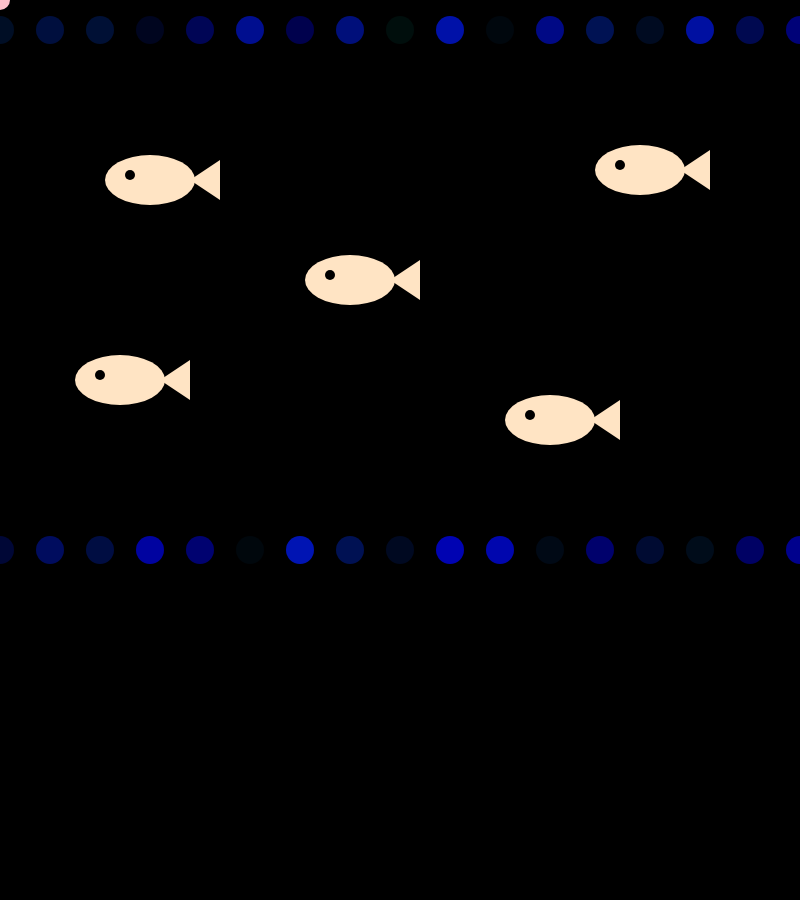
Frame 1 (no input)
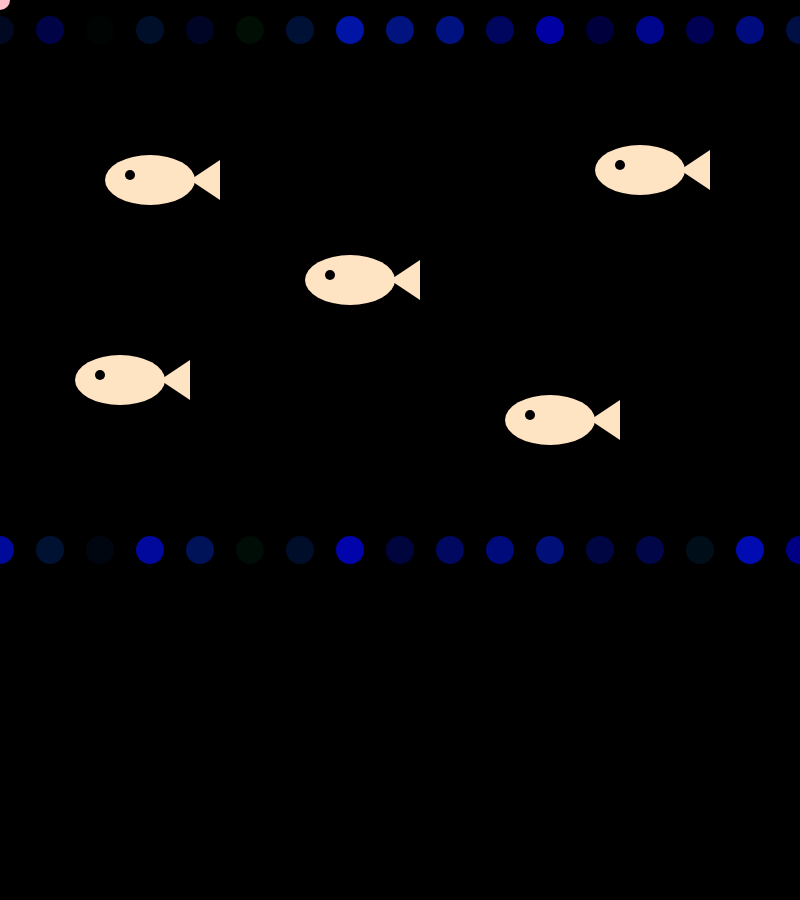
Frame 60 (no input)
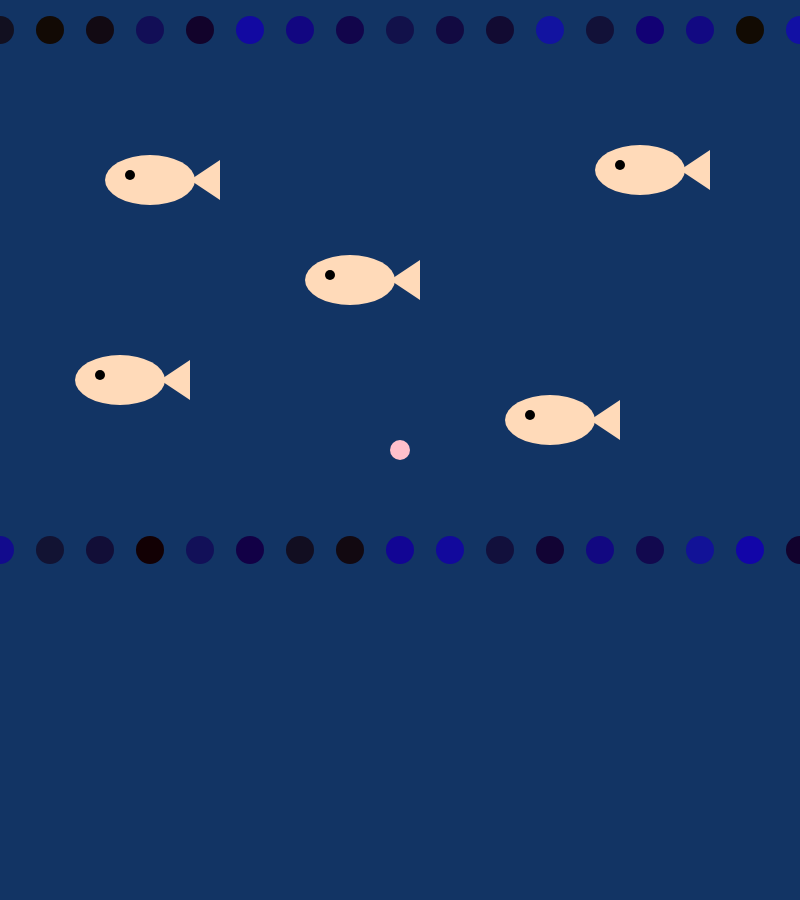
Frame 120 (the mouse pressed at the canvas centre since frame 60)

The p5.js sketch that drew these frames (run headless with seeded random() and noise() and a simulated clock; from frame 60 on, the mouse is pressed at the canvas centre):

// p5.js sketch
// ── sketch.js
var r =0;
var g =0;
var b =0;
var bubblesize =28;

var bodyCol="Bisque";




function setup() {
  // put setup code here
 createCanvas(800,900);
 }



function draw() {
  // put drawing code herebackground(36, 93, 199);
  r = map(mouseX, 0,800, 0 ,36)
  g = map (mouseY, 0, 800, 0, 93 );
  b = map(mouseX, 0 , 800, 0 ,199);
background(r,g,b);


//circle for mouse
fill("pink");
noStroke();
  ellipse(mouseX, mouseY, 20, 20)





//flashing circles
for (var x =0; x <= width; x = x+50){
  fill(r, random(20), random(180));
  noStroke();
  ellipse(x, 30,bubblesize,bubblesize);
}// top line of small circles

for (var x =0; x <= width; x = x+50){
    fill(r, random(20), random(180));
    noStroke();
  ellipse(x, 550,bubblesize,bubblesize);
}// ground line of small circles

//here start drwaing fishes
fishes(150,180,50);

fishes(350,280,50);

fishes(120,380,50);

fishes(640,170,50);

fishes(550,420,50);

function fishes(x, y, size){

 fill(bodyCol);
  ellipse(x, y, size+40, size)


 fill(0);
  ellipse(x-20, y-5, 10,10);

  fill(bodyCol);
  triangle(x+40, y, x+70, y-20, x+70, y+20);
  //triangle(140,200,170,180,170,220);



}

// interaction circle
//change small circle color along with mouse moved
r = map (mouseX, 0, 800, 0, 80);
g = map (mouseX, 0, 800, 0, 255 );
b = map(mouseX, 0 , 800, 0 ,255);


}//end of draw


function mousePressed(){
 bodyCol="PeachPuff";
}

function mouseReleased(){
 bodyCol="white";
}

function mouseIsPressed(){
 bodyCol="Ivory";
}

function keyPressed(){
  bodyCol="PaleTurquoise";
}









//fishes.move();

//class fishes{
//constructor(){
  // this.x = 200;
  //  this.y = 200;
  //}

 //move(){
 //this.x = this.x + random(-10,10);
 //this.y = this.y + random(-10,10);

//}






//here start fishes movement

//class fishes{
//  constructor(){
  //  this.x = 200;
  //  this.y = 200;
  //}
//
//  move(){
//    this.x = this.x + random(-10,10);
  //  this.y = this.y + random(-10,10);  }
//}
